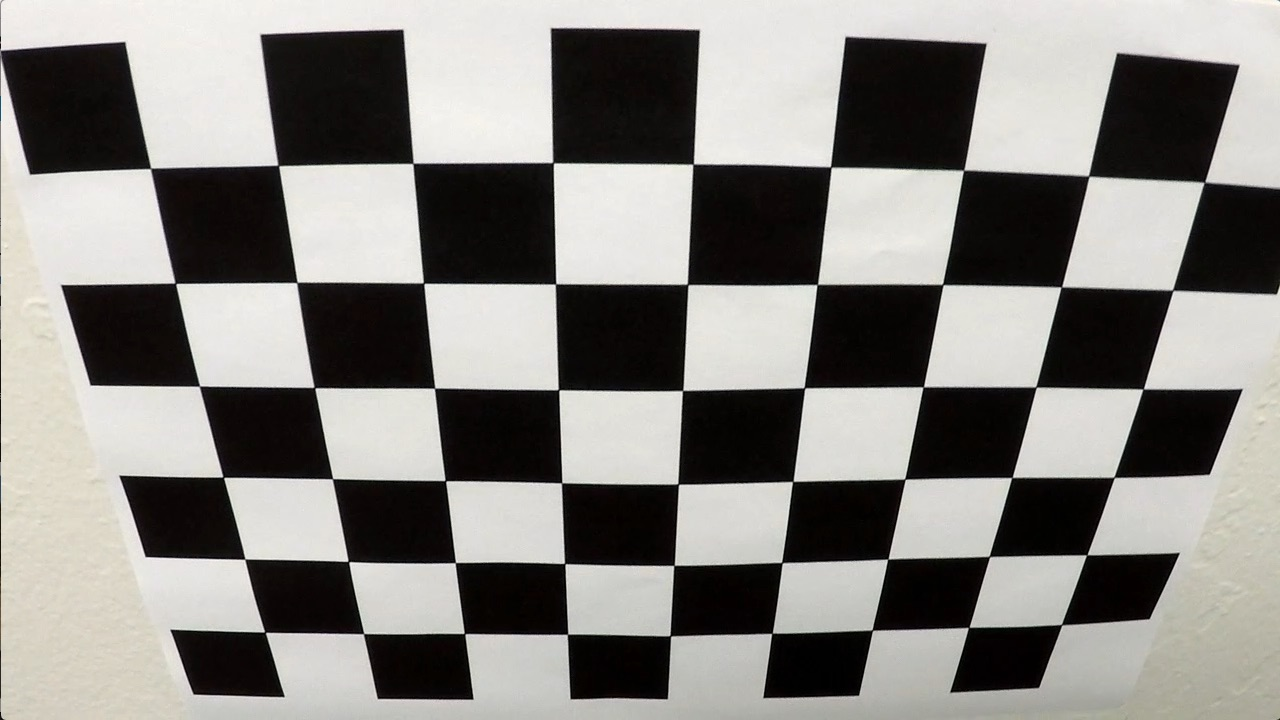
#> input picture CarND-Advanced-Lane-Lines/camera_cal/calibration2.jpg, 1280 x 720 px; the run also reads 1 picture not shown here
$ jupyter execute --allow-errors P2.ipynb   (shell and % lines are left out)   (older library calls are emulated)
#> lines starting #> are read from the running program, lines starting #| are printed output that depends on the picture; long printed decimals are rounded
## Project: Advanced Lane Finding
---

The goals / steps of this project are the following:

* Compute the camera calibration matrix and distortion coefficients given a set of chessboard images.
* Apply a distortion correction to raw images.
* Use color transforms, gradients, etc., to create a thresholded binary image.
* Apply a perspective transform to rectify binary image ("birds-eye view").
* Detect lane pixels and fit to find the lane boundary.
* Determine the curvature of the lane and vehicle position with respect to center.
* Warp the detected lane boundaries back onto the original image.
* Output visual display of the lane boundaries and numerical estimation of lane curvature and vehicle position.

---

Import Packages

[cell 1]
#import usefule package
import matplotlib.pyplot as plt
import matplotlib.image as mpimg
import numpy as np
import cv2
import os

### 1. Compute the camera calibration matrix and distortion coefficients given a set of chessboard images.

[cell 2]
#get one image for basic shape information
#reading the image for test
img_chessboard =mpimg.imread('camera_cal/calibration2.jpg')
#> img_chessboard is the input picture: shape (720, 1280, 3); mean R, G, B 134.4, 132.4, 128.5
print('This image is:', type(img_chessboard), 'with dimensions:', img_chessboard.shape)
#| This image is: <class 'numpy.ndarray'> with dimensions: (720, 1280, 3)
plt.imshow(img_chessboard)

[cell 3]
# find the corners and get the objpoints and imgpoints for the chessboard.

def calGetPoints(img,nx=9, ny=6):
    # prepare object points, like (0,0,0), (1,0,0), (2,0,0) ....,(6,5,0)
    objp = np.zeros((nx*ny,3), np.float32)
    objp[:,:2] = np.mgrid[0:nx,0:ny].T.reshape(-1,2)

    # Arrays to store object points and image points from all the images.
    #objpoints = [] # 3d point in real world space
    #imgpoints = [] # 2d points in image plane.

    #conver to grayscale
    gray = cv2.cvtColor(img,cv2.COLOR_BGR2GRAY)

    #find the chessboard corners
    ret,corners = cv2.findChessboardCorners(gray, (nx,ny), None)
    #print('find the corners:', ret)
    # If found, add object points, image points (after refining them)
    if ret == True:
        objpoints.append(objp)
        imgpoints.append(corners)
        # Draw and display the corners
        #cv2.drawChessboardCorners(img, (nx,ny), corners, ret)
        #plt.imshow(img)
    return ret, objpoints, imgpoints

#calculate the undistortion
def calUndistort(img, objpoints, imgpoints):
    gray = cv2.cvtColor(img,cv2.COLOR_BGR2GRAY)
    ret, mtx, dist, rvecs, tvecs = cv2.calibrateCamera(objpoints, imgpoints, gray.shape[::-1],None,None)
    undist = cv2.undistort(img, mtx, dist, None, mtx)

    return undist,mtx,dist
# Plot the original image and the result image
def plotOrignalResult(img_original, img_result):
    f, (ax1, ax2) = plt.subplots(1, 2, figsize=(24, 9))
    f.tight_layout()

    ax1.imshow(img_original)
    ax1.set_title('Original Image', fontsize=40)

    ax2.imshow(img_result)
    ax2.set_title('Result Image', fontsize=40)
    plt.subplots_adjust(left=0., right=1, top=0.9, bottom=0.)


def calAllUndistort():

    image_names = os.listdir("camera_cal/")

    for img_name in image_names:
        #read one img
        img_dir = "camera_cal/"+img_name
        img =mpimg.imread(img_dir)
        #get the objpoints and imgpoints
        ret,objpoints,imgpoints = calGetPoints(img_chessboard,nx=9, ny=6)
        if ret == False:
            continue

        undistorted,mtx,dist = calUndistort(img, objpoints, imgpoints)

        #plot the original image and undistorted image
        #plotOrignalResult(img, undistorted)
        #save the undistorted img
        #mpimg.imsave('output_images/'+img_name,undistorted)
        return mtx,dist


#test on img：
print('----Test-----')
objpoints = [] # 3d point in real world space
imgpoints = [] # 2d points in image plane.

# [6 lines of commented-out code are left out]
mtx,dist =calAllUndistort()
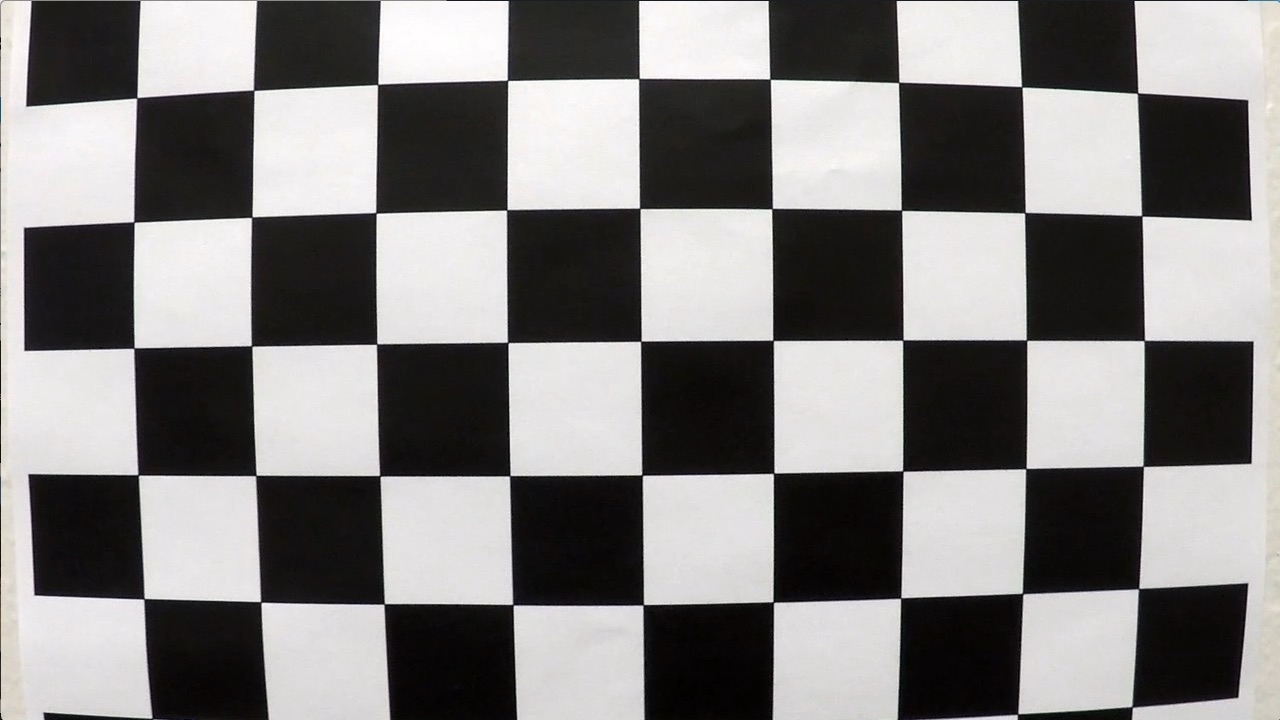
#> input picture CarND-Advanced-Lane-Lines/camera_cal/calibration1.jpg, 1280 x 720 px
#> in calAllUndistort, img is the input picture: shape (720, 1280, 3); mean R, G, B 130.1, 128.4, 127.8
#> in calGetPoints, `ret,corners = cv2.findChessboardCorners(gray, (nx,ny), None)`: ret = True; corners = 54 rows, first 8: [150.6, 168.4], [278.3, 165.4], [412.9, 163.4], [553, 162.6], [693.2, 164.2], [830.6, 166.9], [963.5, 170.4], [1088.6, 176.1]
#> in calAllUndistort, `ret,objpoints,imgpoints = calGetPoints(img_chessboard,nx=9, ny=6)`: ret = True; objpoints = 1 item
#> in calUndistort, `ret, mtx, dist, rvecs, tvecs = cv2.calibrateCamera(objpoints, imgpoint..`: ret = 0.867; mtx = [[788.8, 0, 646.9], [0, 755.8, 212.6], [0, 0, 1]]; dist = [[-0.159, 0.0734, 0.0212, 0.00278, -0.00653]]; rvecs = ([0.401, -0.0329, 0.0155],); tvecs = ([-3.67, -0.396, 5.44],)
#> in calUndistort, `undist = cv2.undistort(img, mtx, dist, None, mtx)`:
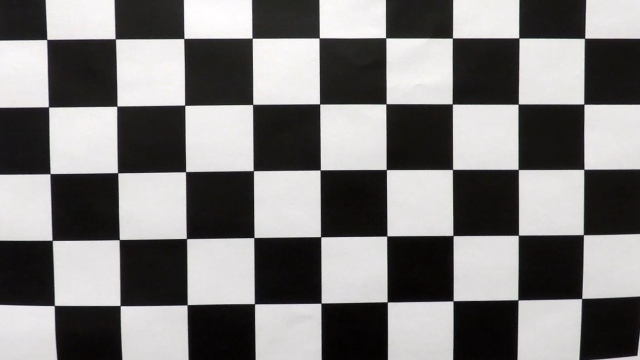
#> undist: shape (720, 1280, 3) (shown at 1/2 size); mean R, G, B 125.5, 123.9, 123.4
#> in calAllUndistort, `undistorted,mtx,dist = calUndistort(img, objpoints, imgpoints)`: mtx = [[788.8, 0, 646.9], [0, 755.8, 212.6], [0, 0, 1]]; dist = [[-0.159, 0.0734, 0.0212, 0.00278, -0.00653]]
#> mtx = [[788.8, 0, 646.9], [0, 755.8, 212.6], [0, 0, 1]]; dist = [[-0.159, 0.0734, 0.0212, 0.00278, -0.00653]]
#print('objpoints,imgpoints:',objpoints,imgpoints)
print('mtx,dist:',mtx,dist)
#| mtx,dist: [[788.774   0.         646.935]
#|  [  0.         755.848 212.635]
#|  [  0.           0.           1.        ]] [[-0.159   0.07336   0.02118  0.002779 -0.006531]]

### 2. Apply a distortion correction to raw images.

[cell 4]
#get the mtx ,dist of a chessboard pattern
#print('read the test chessboard parttern image:')
#img_chessboard =mpimg.imread('camera_cal/calibration2.jpg')
#get the objpoints and imgpoints
#ret,objpoints,imgpoints = calGetPoints(img_chessboard,9, 6)
#if ret == False:
#    pass
#undistorted,mtx,dist = calUndistort(img_chessboard, objpoints, imgpoints)

#apply the mtx and dist to the raw image
img_original =mpimg.imread('test_images/test4.jpg')
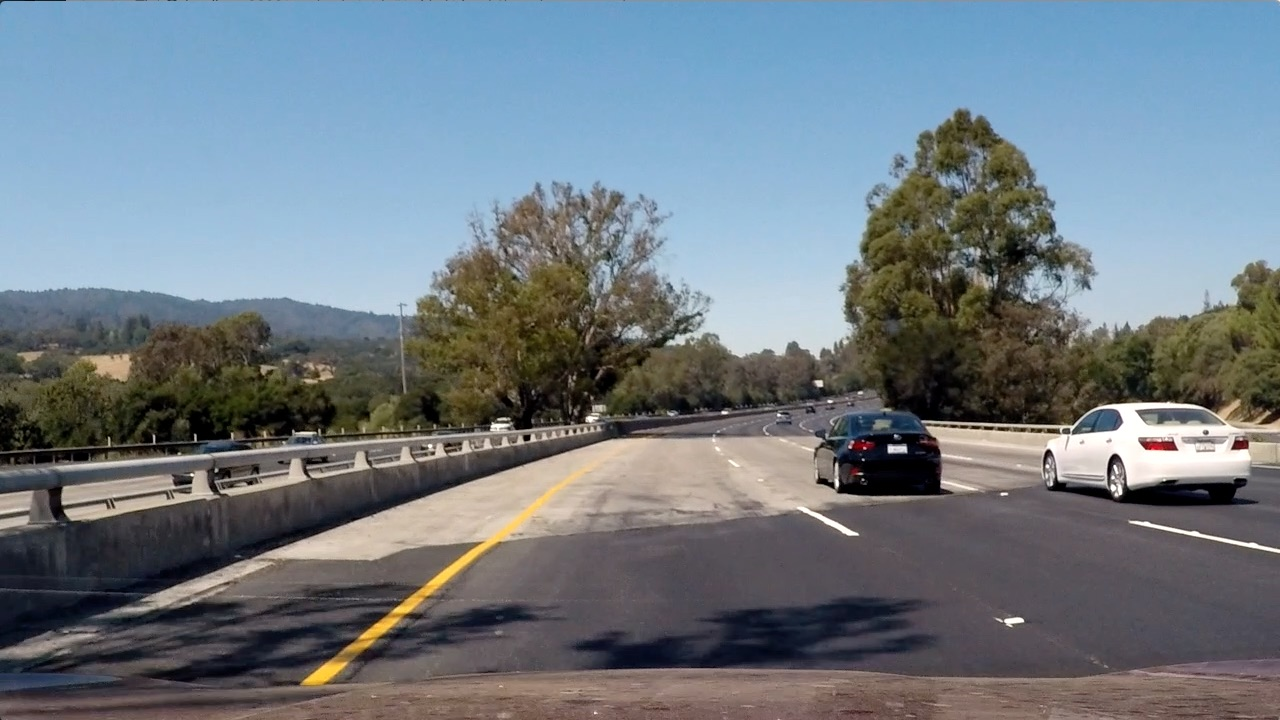
#> input picture CarND-Advanced-Lane-Lines/test_images/test4.jpg, 1280 x 720 px
#> img_original is the input picture: shape (720, 1280, 3); mean R, G, B 112.2, 122.7, 130.9

undistorted = cv2.undistort(img_original, mtx, dist, None, mtx)


#plot the original image and undistorted image
print('apply a distortion correction to a raw images: ')
plotOrignalResult(img_original, undistorted)

### 3.Use color transforms, gradients, etc., to create a thresholded binary image.

[cell 5]

# define a pipeline for color and gradients transform to a input image.
def transformByColorGradients(img, s_thresh=(170, 255), sx_thresh=(20, 100), sobel_kernel=3):
    img = img.copy()
    # Sobel for gradient
    gray = cv2.cvtColor(img, cv2.COLOR_RGB2GRAY)
    sobelx = cv2.Sobel(gray, cv2.CV_64F, 1, 0, ksize=sobel_kernel)
    sobely = cv2.Sobel(gray, cv2.CV_64F, 0, 1, ksize=sobel_kernel)
    gradmag = np.sqrt(sobelx**2 + sobely**2)
    scaled_sobel = np.uint8(255*gradmag/np.max(gradmag))

    # Threshold x gradient
    sxbinary = np.zeros_like(scaled_sobel)
    sxbinary[(scaled_sobel >= sx_thresh[0]) & (scaled_sobel <= sx_thresh[1])] = 1

    # Convert to HLS color space and separate the V channel
    hls = cv2.cvtColor(img, cv2.COLOR_RGB2HLS)
    #select S_channel
    s_channel = hls[:,:,2]
    # Threshold color channel
    s_binary = np.zeros_like(s_channel)
    s_binary[(s_channel >= s_thresh[0]) & (s_channel <= s_thresh[1])] = 1

    # Combine the two binary thresholds
    combined_binary = np.zeros_like(sxbinary)
    combined_binary[(s_binary == 1) | (sxbinary == 1)] = 1

    return combined_binary

#test the color space and gradients function
print('----Test---:')
result_img = transformByColorGradients(undistorted)
#> in transformByColorGradients, `sobely = cv2.Sobel(gray, cv2.CV_64F, 0, 1, ksize=sobel_kernel)`:
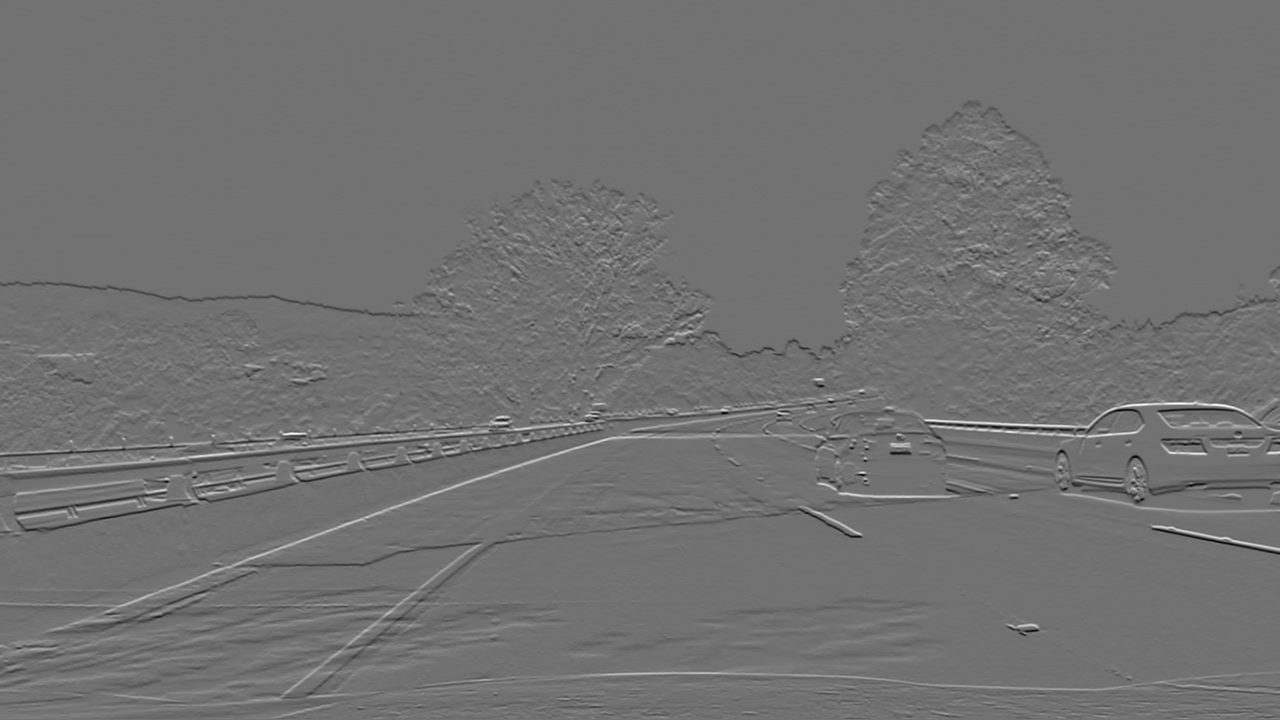
#> sobely: shape (720, 1280) float64; min -700, max 865, mean -0.6; drawn with min black and max white
#> (the rest of the program and of its run is left out)
